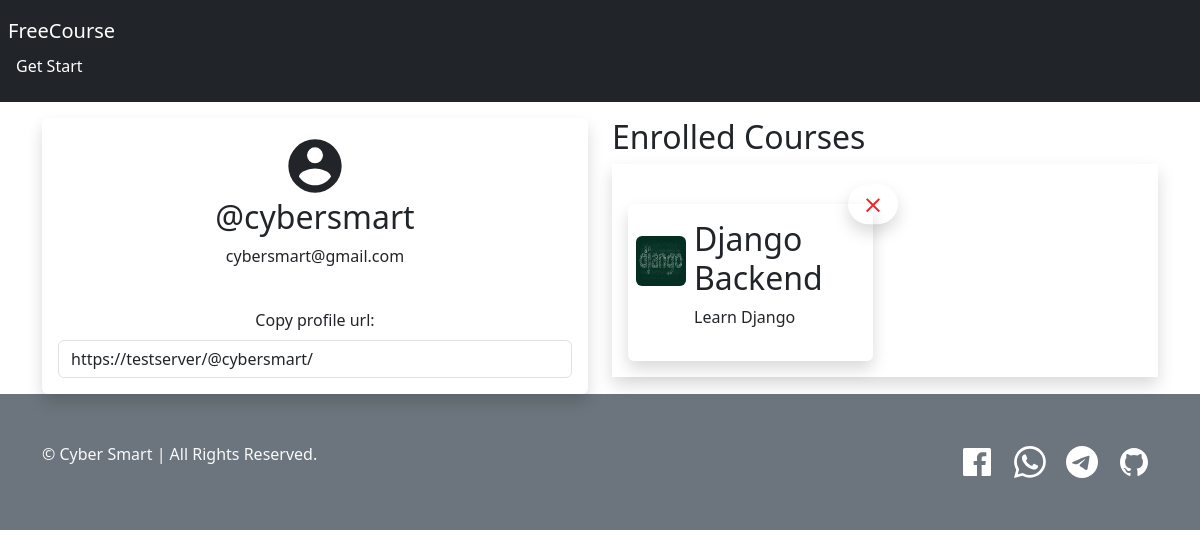
Screenshot of /@cybersmart/ with the database file from the repository.
### courses/models.py (models this page shows, shortened)
class Student(models.Model):
    name = models.CharField(max_length=200)
    username = models.CharField(max_length=200,default="",blank=True,null=True)
    email = models.EmailField(max_length=200,unique=True)
    skill = models.CharField(max_length=200)

class Course(models.Model):
    author = models.ForeignKey(settings.AUTH_USER_MODEL,
            on_delete = models.CASCADE,
            related_name = 'author'
        )
    students = models.ManyToManyField(Student,symmetrical=False,blank=True,null=True,related_name = 'students')
    title = models.CharField(max_length=200,unique=True)
    image = models.ImageField(upload_to="static/courses/images/%y/%m/%d",default='')
    description = models.TextField()
    created = models.DateTimeField(auto_now_add=True)
    class Meta:
        ordering = ('-id',)

### courses/views.py (the view)
# urls.py: path('<str:username>/',student,name='student'),
def student(request,username):
    student = get_object_or_404(Student,username=username)
    all_courses = student.students.all()
    context = {
        'courses':all_courses,
        'student':student
    }
    return render(request,'student.html',context)

### courses/templates/student.html (shortened to what this page needs)
{% extends 'base.html' %}
{% block content %}
    <section class="student-section section">
        <div class="container">
            <div class="row">
                <div class="col-sm-12 col-md-6 mt-3">
                    <div class="rounded shadow p-3 text-center">
                        <h2>{{ student.username }}</h2>
                        <p>{{ student.email }}</p>
                        <br />
                        <span>Copy profile url:</span>
                        <br />
                        <input class="form-control mt-2" readonly type="url" name="url" id="url" value="https://{{ request.get_host }}{{ request.path }}" />
                    </div>
                </div>
                <div class="col-sm-12 col-md-6 mt-3">
                    <h2>Enrolled Courses</h2>
                    <div class="rounded-sm shadow">
                        <div class="row p-3">
                            {% for course in courses %}
                                <div class="col-md-6 col-sm-12 mt-4">
                                    <div class="shadow rounded position-relative">
                                        <div class="d-flex p-2">
                                            <img class="img img-fluid rounded mt-4" style="height:50px;width:50px;" src="{{ course.image.url }}" alt="" />
                                            <div class="inner m-2">
                                                <h2>{{ course.title }}</h2>
                                                <p>{{ course.description }}</p>
                                            <a class="btn btn-default position-absolute translate-middle rounded-pill shadow top-0 start-100"  href="{% url 'courses:remove' student.username course.title %}">
                                                <svg fill='#ef2424' xmlns="http://www.w3.org/2000/svg" xmlns:xlink="http://www.w3.org/1999/xlink" version="1.1" id="mdi-close" width="24" height="24" viewBox="0 0 24 24"><path d="M19,6.41L17.59,5L12,10.59L6.41,5L5,6.41L10.59,12L5,17.59L6.41,19L12,13.41L17.59,19L19,17.59L13.41,12L19,6.41Z" /></svg>
                                            </a>
                                            </div>
                                        </div>
                                    </div>
                                </div>
                            {% endfor %}
                        </div>
                    </div>
                </div>
            </div>
        </div>
    </section>
{% endblock %}

### rows the page displays
Student: username "@cybersmart", email "cybersmart@gmail.com"
Course: image (picture), title "Django Backend", description "Learn Django"
